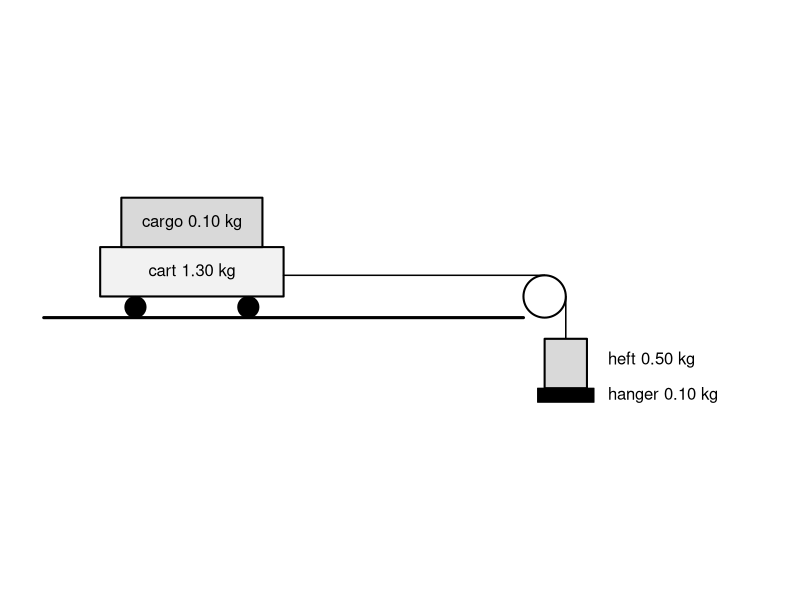

Source code (R):
## ---- chunk 1
## ---------------------------------------------------------------------------
## Cart + cargo + hanger + heft exit ticket (r-exams exercise)
##
## All masses are stored in GRAMS as whole numbers so the arithmetic is exact.
## A setup is kept only if the answers are friendly enough for no calculator:
##   - the total mass is a multiple of 100 g
##   - the acceleration is one of the values in a_allowed (below)
## Ranges: cart 0.3-1.5 kg, cargo 0.05-1.0 kg, hanger 0.05 or 0.10 kg,
##         heft 0.05-1.0 kg.
## ---------------------------------------------------------------------------

## possible accelerations in m/s^2 (1 is left out on purpose)
a_allowed <- c(0.5,0.6,0.7,0.8,0.9,seq(1.1,5,0.1))

grid <- expand.grid(
  cart   = seq(300, 1500, by = 100),   # g
  cargo  = seq(50, 1000, by = 50),     # g
  hanger = c(50, 100),                 # g (the two hangers in the lab)
  heft   = seq(50, 1000, by = 50)      # g
)
grid$hs  <- grid$hanger + grid$heft                 # hanger side, g
grid$M   <- grid$cart + grid$cargo + grid$hs        # total mass, g
grid$a10 <- 100 * grid$hs / grid$M                  # 10 x acceleration in m/s^2
                                                    # (F = hs/100 N, m = M/1000 kg)

ok <- (grid$M %% 10 == 0) &
      ((10 * grid$hs) %% grid$M == 0) &            # acceleration is a multiple of 0.1
      (grid$a10 %in% round(10 * a_allowed) &
      grid$M != 1000)         # ... and is one of the allowed values
grid <- grid[ok, ]

## pick the acceleration first (so every allowed value is equally likely),
## then pick a setup that produces it
a_values <- unique(grid$a10)
a_pick   <- a_values[sample(length(a_values), 1)]
rows     <- grid[grid$a10 == a_pick, ]
setup    <- rows[sample(nrow(rows), 1), ]

## quantities in kg and N
cart   <- setup$cart   / 1000
cargo  <- setup$cargo  / 1000
hanger <- setup$hanger / 1000
heft   <- setup$heft   / 1000
hs     <- setup$hs     / 1000          # hanger side mass, kg
force  <- setup$hs / 100               # forward force, N  (= hs in kg x 10 N/kg)
total  <- setup$M      / 1000          # total mass, kg
acc    <- setup$a10 / 10               # m/s^2  (= force / total)

## formatting helpers
kg  <- function(x) sprintf("%.2f", x)                 # 0.05, 0.60, ...
num <- function(x) format(round(x, 3), trim = TRUE)   # 2, 1.5, ...
## ---- chunk 2
par(mar = c(0, 0, 0, 0))
plot(NULL, xlim = c(0, 10.5), ylim = c(0, 3.3), asp = 1,
     axes = FALSE, xlab = "", ylab = "")

## track, cart, wheels
segments(0.2, 1.4, 7.0, 1.4, lwd = 3)
rect(1.0, 1.7, 3.6, 2.4, col = "grey95", lwd = 2)
symbols(c(1.5, 3.1), c(1.55, 1.55), circles = c(0.15, 0.15),
        inches = FALSE, add = TRUE, bg = "black")
text(2.3, 2.05, paste0("cart ", kg(cart), " kg"))

## cargo on the cart
rect(1.3, 2.4, 3.3, 3.1, col = "grey85", lwd = 2)
text(2.3, 2.75, paste0("cargo ", kg(cargo), " kg"))

## pulley and string
symbols(7.3, 1.7, circles = 0.3, inches = FALSE, add = TRUE, bg = "white", lwd = 2)
segments(3.6, 2.0, 7.3, 2.0, lwd = 1.5)
segments(7.6, 1.7, 7.6, 1.1, lwd = 1.5)

## hanger and heft
rect(7.2, 0.2, 8.0, 0.4, col = "black")
rect(7.3, 0.4, 7.9, 1.1, col = "grey85", lwd = 2)
text(8.2, 0.3, paste0("hanger ", kg(hanger), " kg"), adj = 0)
text(8.2, 0.8, paste0("heft ", kg(heft), " kg"), adj = 0)

## forward direction
# arrows(4.2, 1.0, 6.2, 1.0, length = 0.12, lwd = 2)
# text(5.2, 0.65, "forward")
